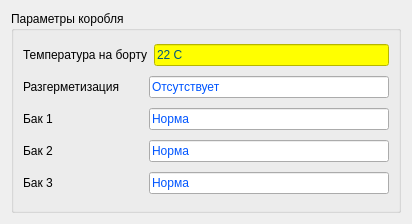
<?xml version="1.0" encoding="UTF-8"?>
<ui version="4.0">
 <class>Form</class>
 <widget class="QWidget" name="Form">
  <property name="geometry">
   <rect>
    <x>0</x>
    <y>0</y>
    <width>412</width>
    <height>224</height>
   </rect>
  </property>
  <property name="windowTitle">
   <string>параметры коробля</string>
  </property>
  <layout class="QVBoxLayout" name="verticalLayout_2">
   <item>
    <widget class="QGroupBox" name="groupBox_2">
     <property name="minimumSize">
      <size>
       <width>0</width>
       <height>150</height>
      </size>
     </property>
     <property name="title">
      <string>Параметры коробля</string>
     </property>
     <layout class="QVBoxLayout" name="verticalLayout_3">
      <item>
       <layout class="QHBoxLayout" name="horizontalLayout_6">
        <item>
         <widget class="QLabel" name="label">
          <property name="minimumSize">
           <size>
            <width>120</width>
            <height>0</height>
           </size>
          </property>
          <property name="text">
           <string>Температура на борту</string>
          </property>
         </widget>
        </item>
        <item>
         <widget class="QLineEdit" name="lineEdit">
          <property name="styleSheet">
           <string notr="true">color: rgb(0, 85, 127);
background-color: rgb(255, 255, 0);</string>
          </property>
          <property name="text">
           <string>22 С</string>
          </property>
          <property name="readOnly">
           <bool>true</bool>
          </property>
         </widget>
        </item>
       </layout>
      </item>
      <item>
       <layout class="QHBoxLayout" name="horizontalLayout_7">
        <item>
         <widget class="QLabel" name="label_2">
          <property name="minimumSize">
           <size>
            <width>120</width>
            <height>0</height>
           </size>
          </property>
          <property name="text">
           <string>Разгерметизация</string>
          </property>
         </widget>
        </item>
        <item>
         <widget class="QLineEdit" name="lineEdit_2">
          <property name="styleSheet">
           <string notr="true">color: rgb(0, 85, 255);</string>
          </property>
          <property name="text">
           <string>Отсутствует</string>
          </property>
          <property name="readOnly">
           <bool>true</bool>
          </property>
         </widget>
        </item>
       </layout>
      </item>
      <item>
       <layout class="QHBoxLayout" name="horizontalLayout_8">
        <item>
         <widget class="QLabel" name="label_3">
          <property name="minimumSize">
           <size>
            <width>120</width>
            <height>0</height>
           </size>
          </property>
          <property name="text">
           <string>Бак 1</string>
          </property>
         </widget>
        </item>
        <item>
         <widget class="QLineEdit" name="lineEdit_3">
          <property name="styleSheet">
           <string notr="true">color: rgb(0, 85, 255);</string>
          </property>
          <property name="text">
           <string>Норма</string>
          </property>
          <property name="readOnly">
           <bool>true</bool>
          </property>
         </widget>
        </item>
       </layout>
      </item>
      <item>
       <layout class="QHBoxLayout" name="horizontalLayout_4">
        <item>
         <widget class="QLabel" name="label_4">
          <property name="minimumSize">
           <size>
            <width>120</width>
            <height>0</height>
           </size>
          </property>
          <property name="text">
           <string>Бак 2</string>
          </property>
         </widget>
        </item>
        <item>
         <widget class="QLineEdit" name="lineEdit_4">
          <property name="styleSheet">
           <string notr="true">color: rgb(0, 85, 255);</string>
          </property>
          <property name="text">
           <string>Норма</string>
          </property>
          <property name="readOnly">
           <bool>true</bool>
          </property>
         </widget>
        </item>
       </layout>
      </item>
      <item>
       <layout class="QHBoxLayout" name="horizontalLayout_5">
        <item>
         <widget class="QLabel" name="label_5">
          <property name="minimumSize">
           <size>
            <width>120</width>
            <height>0</height>
           </size>
          </property>
          <property name="text">
           <string>Бак 3</string>
          </property>
         </widget>
        </item>
        <item>
         <widget class="QLineEdit" name="lineEdit_5">
          <property name="styleSheet">
           <string notr="true">color: rgb(0, 85, 255);</string>
          </property>
          <property name="text">
           <string>Норма</string>
          </property>
          <property name="readOnly">
           <bool>true</bool>
          </property>
         </widget>
        </item>
       </layout>
      </item>
     </layout>
    </widget>
   </item>
  </layout>
 </widget>
 <resources/>
 <connections/>
</ui>
